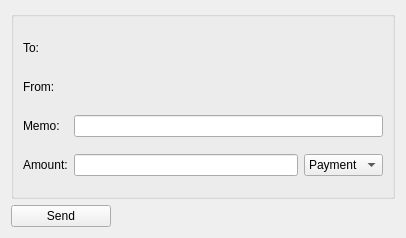
<?xml version="1.0" encoding="UTF-8"?>
<ui version="4.0">
 <class>MTSendDlg</class>
 <widget class="QWidget" name="MTSendDlg">
  <property name="geometry">
   <rect>
    <x>0</x>
    <y>0</y>
    <width>406</width>
    <height>238</height>
   </rect>
  </property>
  <property name="sizePolicy">
   <sizepolicy hsizetype="Preferred" vsizetype="Fixed">
    <horstretch>0</horstretch>
    <verstretch>0</verstretch>
   </sizepolicy>
  </property>
  <property name="minimumSize">
   <size>
    <width>0</width>
    <height>0</height>
   </size>
  </property>
  <property name="maximumSize">
   <size>
    <width>16777215</width>
    <height>238</height>
   </size>
  </property>
  <property name="windowTitle">
   <string>Send Funds</string>
  </property>
  <layout class="QVBoxLayout" name="verticalLayout">
   <item>
    <widget class="QGroupBox" name="groupBox">
     <property name="title">
      <string/>
     </property>
     <layout class="QGridLayout" name="gridLayout">
      <item row="0" column="0">
       <widget class="QLabel" name="label">
        <property name="maximumSize">
         <size>
          <width>16777215</width>
          <height>25</height>
         </size>
        </property>
        <property name="text">
         <string>To:</string>
        </property>
       </widget>
      </item>
      <item row="0" column="1" colspan="2">
       <widget class="QPushButton" name="toButton">
        <property name="text">
         <string/>
        </property>
        <property name="flat">
         <bool>true</bool>
        </property>
       </widget>
      </item>
      <item row="1" column="0">
       <widget class="QLabel" name="label_2">
        <property name="maximumSize">
         <size>
          <width>16777215</width>
          <height>25</height>
         </size>
        </property>
        <property name="text">
         <string>From:</string>
        </property>
       </widget>
      </item>
      <item row="1" column="1" colspan="2">
       <widget class="QPushButton" name="fromButton">
        <property name="text">
         <string/>
        </property>
        <property name="flat">
         <bool>true</bool>
        </property>
       </widget>
      </item>
      <item row="2" column="0">
       <widget class="QLabel" name="label_4">
        <property name="maximumSize">
         <size>
          <width>16777215</width>
          <height>25</height>
         </size>
        </property>
        <property name="text">
         <string>Memo:</string>
        </property>
       </widget>
      </item>
      <item row="2" column="1" colspan="2">
       <widget class="QLineEdit" name="memoEdit"/>
      </item>
      <item row="3" column="0">
       <widget class="QLabel" name="label_5">
        <property name="maximumSize">
         <size>
          <width>16777215</width>
          <height>25</height>
         </size>
        </property>
        <property name="text">
         <string>Amount:</string>
        </property>
       </widget>
      </item>
      <item row="3" column="1">
       <widget class="QLineEdit" name="amountEdit">
        <property name="minimumSize">
         <size>
          <width>75</width>
          <height>0</height>
         </size>
        </property>
       </widget>
      </item>
      <item row="3" column="2">
       <widget class="QComboBox" name="comboBox">
        <item>
         <property name="text">
          <string>Payment</string>
         </property>
        </item>
        <item>
         <property name="text">
          <string>Cheque</string>
         </property>
        </item>
        <item>
         <property name="text">
          <string>Cash</string>
         </property>
        </item>
       </widget>
      </item>
     </layout>
    </widget>
   </item>
   <item>
    <widget class="QPushButton" name="sendButton">
     <property name="maximumSize">
      <size>
       <width>100</width>
       <height>16777215</height>
      </size>
     </property>
     <property name="layoutDirection">
      <enum>Qt::LeftToRight</enum>
     </property>
     <property name="text">
      <string>Send</string>
     </property>
    </widget>
   </item>
  </layout>
  <zorder>groupBox</zorder>
  <zorder>sendButton</zorder>
 </widget>
 <resources/>
 <connections/>
</ui>
